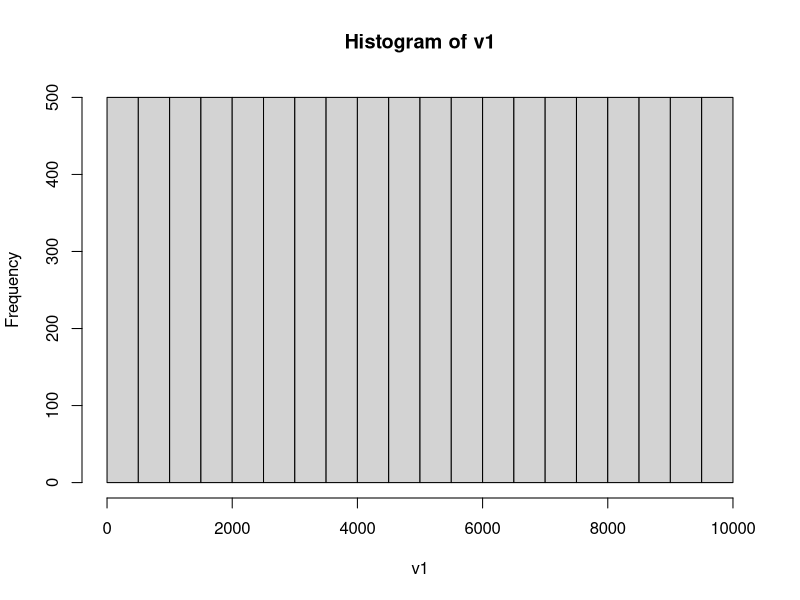
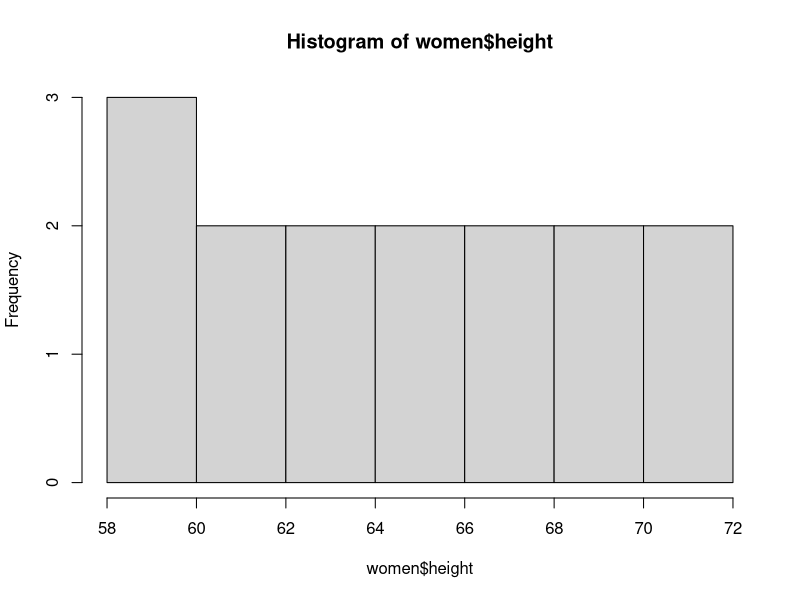
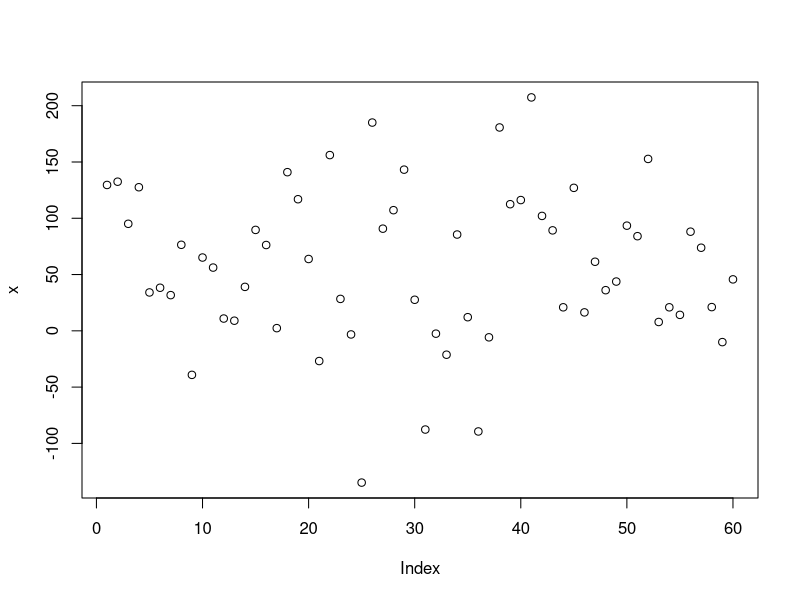
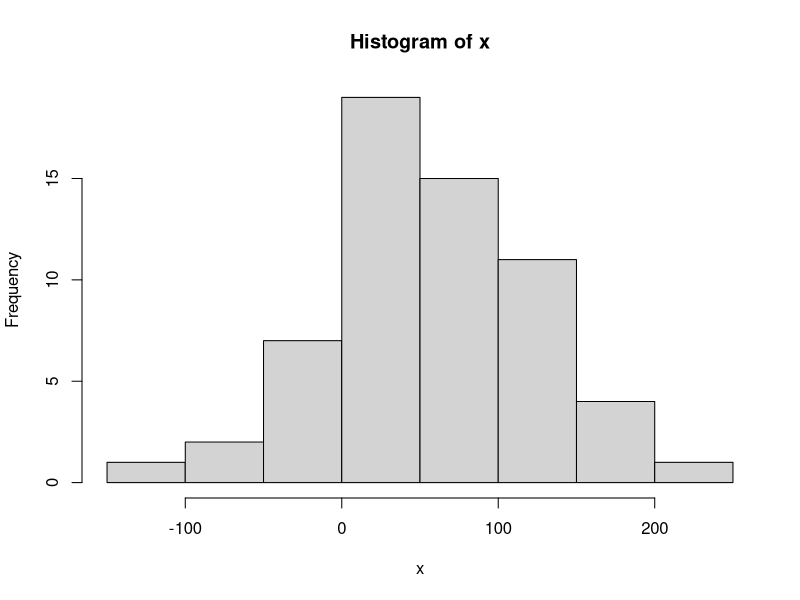
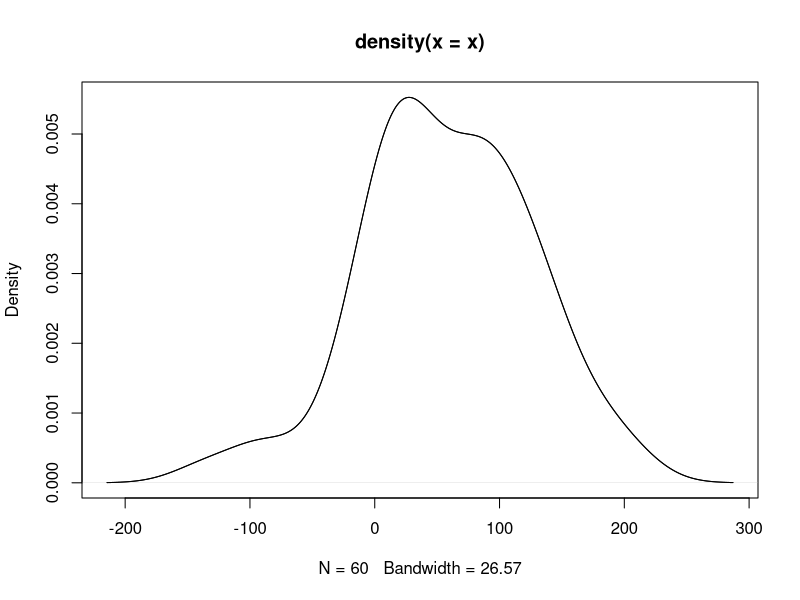
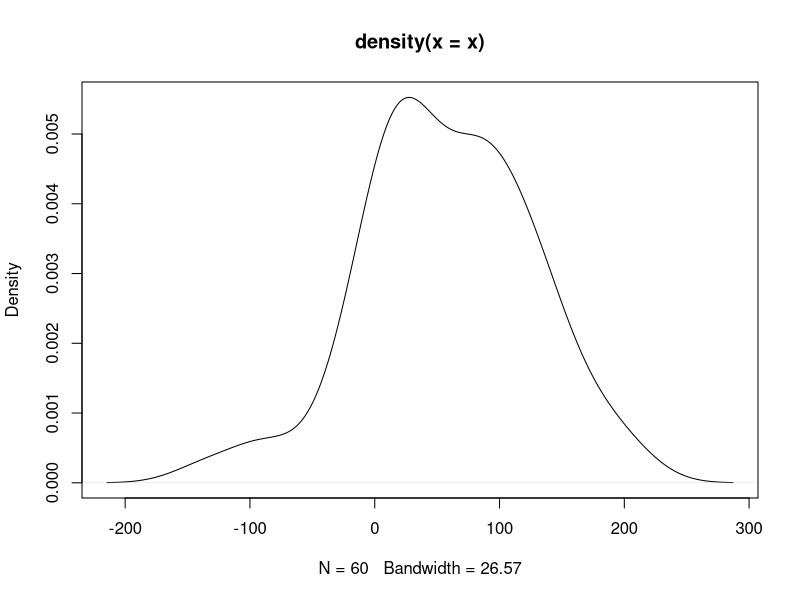
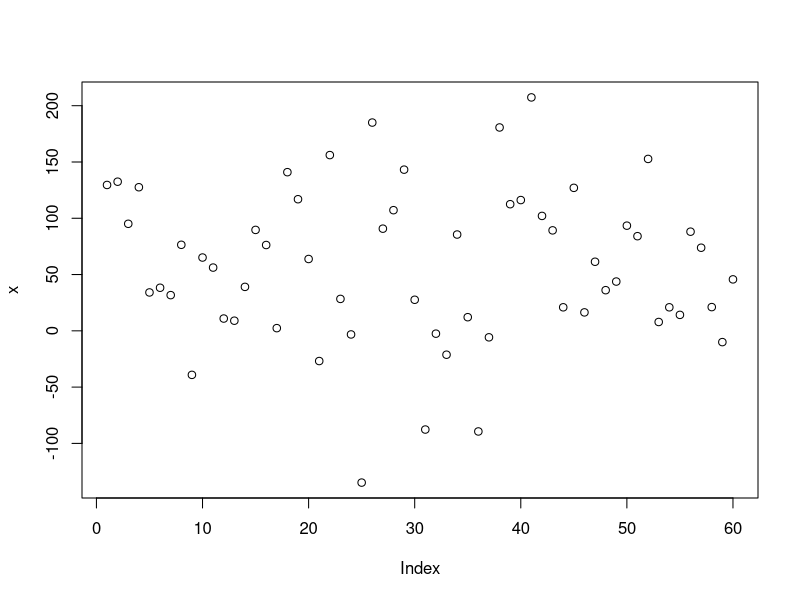
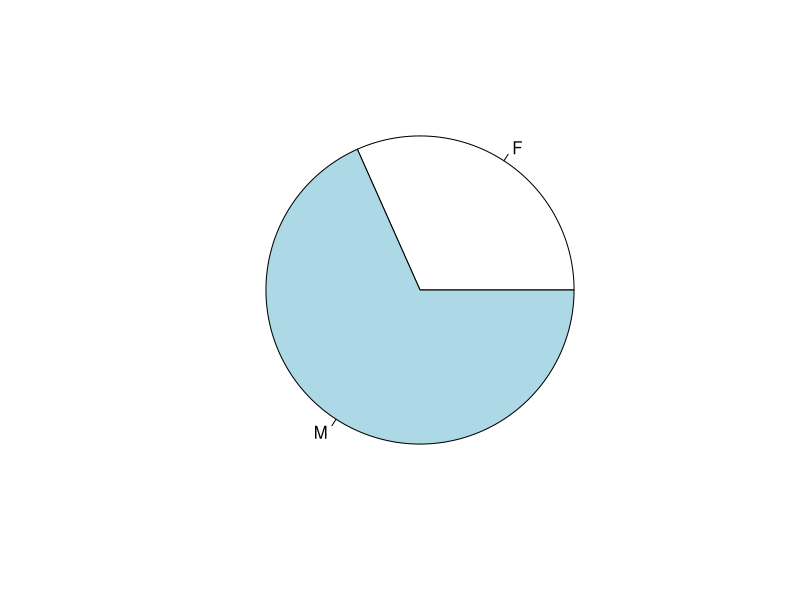

Reproduce these figures in R, in order.
#data Structures

#vectors
v1 = 1:10000 #create vector from 1 to 10k
v2 = c(1,4,5,10)

#matrix
v3 = c('a','Akash', 'IIM')
v4 = c(TRUE, FALSE, T, F< T)
class(v4)

#array
mean(v1)
median(v1)
sd(v1)
var(v1)
hist(v1)
hist(women$height)
v2
v2[v2 >=5]


x = rnorm(60, mean = 60, sd = 60)
plot(x)
hist(x)
plot(density(x))
lines(density(x))
plot(density(x))
abline(plot(x))
abline(density(x))


x1 = LETTERS[5:20]
x1

set.seed(1234)
(y1 = sample(x1, size =5))
y1

(gender=sample(c('M','F'), size = 60, replace = TRUE, prob = c(0.6,0.4)))
t1 = table(gender)
t1
prop.table(t1)
pie(t1)
barplot(t1, col = 1:2, horiz =T)
